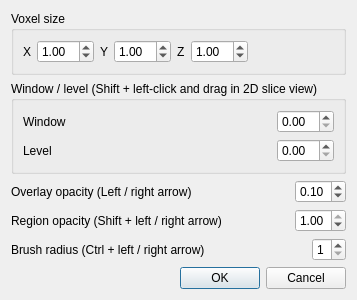
<?xml version="1.0" encoding="UTF-8"?>
<ui version="4.0">
 <class>SettingsDialog</class>
 <widget class="QDialog" name="SettingsDialog">
  <property name="geometry">
   <rect>
    <x>0</x>
    <y>0</y>
    <width>310</width>
    <height>279</height>
   </rect>
  </property>
  <property name="windowTitle">
   <string>Dialog</string>
  </property>
  <layout class="QVBoxLayout" name="verticalLayout">
   <item>
    <widget class="QGroupBox" name="groupBox">
     <property name="title">
      <string>Voxel size</string>
     </property>
     <layout class="QHBoxLayout" name="horizontalLayout">
      <item>
       <widget class="QLabel" name="label_6">
        <property name="sizePolicy">
         <sizepolicy hsizetype="Preferred" vsizetype="Preferred">
          <horstretch>0</horstretch>
          <verstretch>0</verstretch>
         </sizepolicy>
        </property>
        <property name="text">
         <string>X</string>
        </property>
       </widget>
      </item>
      <item>
       <widget class="QDoubleSpinBox" name="xSizeSpinBox">
        <property name="minimum">
         <double>0.100000000000000</double>
        </property>
        <property name="maximum">
         <double>10.000000000000000</double>
        </property>
        <property name="singleStep">
         <double>0.100000000000000</double>
        </property>
        <property name="value">
         <double>1.000000000000000</double>
        </property>
       </widget>
      </item>
      <item>
       <widget class="QLabel" name="label_7">
        <property name="sizePolicy">
         <sizepolicy hsizetype="Preferred" vsizetype="Preferred">
          <horstretch>0</horstretch>
          <verstretch>0</verstretch>
         </sizepolicy>
        </property>
        <property name="text">
         <string>Y</string>
        </property>
       </widget>
      </item>
      <item>
       <widget class="QDoubleSpinBox" name="ySizeSpinBox">
        <property name="minimum">
         <double>0.100000000000000</double>
        </property>
        <property name="maximum">
         <double>10.000000000000000</double>
        </property>
        <property name="singleStep">
         <double>0.100000000000000</double>
        </property>
        <property name="value">
         <double>1.000000000000000</double>
        </property>
       </widget>
      </item>
      <item>
       <widget class="QLabel" name="label_8">
        <property name="sizePolicy">
         <sizepolicy hsizetype="Preferred" vsizetype="Preferred">
          <horstretch>0</horstretch>
          <verstretch>0</verstretch>
         </sizepolicy>
        </property>
        <property name="text">
         <string>Z</string>
        </property>
       </widget>
      </item>
      <item>
       <widget class="QDoubleSpinBox" name="zSizeSpinBox">
        <property name="minimum">
         <double>0.100000000000000</double>
        </property>
        <property name="maximum">
         <double>10.000000000000000</double>
        </property>
        <property name="singleStep">
         <double>0.100000000000000</double>
        </property>
        <property name="value">
         <double>1.000000000000000</double>
        </property>
       </widget>
      </item>
      <item>
       <spacer name="horizontalSpacer">
        <property name="orientation">
         <enum>Qt::Horizontal</enum>
        </property>
        <property name="sizeHint" stdset="0">
         <size>
          <width>40</width>
          <height>20</height>
         </size>
        </property>
       </spacer>
      </item>
     </layout>
    </widget>
   </item>
   <item>
    <widget class="QGroupBox" name="groupBox_2">
     <property name="title">
      <string>Window / level (Shift + left-click and drag in 2D slice view)</string>
     </property>
     <layout class="QVBoxLayout" name="verticalLayout_2">
      <item>
       <layout class="QHBoxLayout" name="horizontalLayout_3">
        <item>
         <widget class="QLabel" name="label">
          <property name="sizePolicy">
           <sizepolicy hsizetype="Preferred" vsizetype="Preferred">
            <horstretch>0</horstretch>
            <verstretch>0</verstretch>
           </sizepolicy>
          </property>
          <property name="text">
           <string>Window</string>
          </property>
         </widget>
        </item>
        <item>
         <spacer name="horizontalSpacer_4">
          <property name="orientation">
           <enum>Qt::Horizontal</enum>
          </property>
          <property name="sizeHint" stdset="0">
           <size>
            <width>40</width>
            <height>20</height>
           </size>
          </property>
         </spacer>
        </item>
        <item>
         <widget class="QDoubleSpinBox" name="windowSpinBox"/>
        </item>
       </layout>
      </item>
      <item>
       <layout class="QHBoxLayout" name="horizontalLayout_6">
        <item>
         <widget class="QLabel" name="label_2">
          <property name="sizePolicy">
           <sizepolicy hsizetype="Preferred" vsizetype="Preferred">
            <horstretch>0</horstretch>
            <verstretch>0</verstretch>
           </sizepolicy>
          </property>
          <property name="text">
           <string>Level</string>
          </property>
         </widget>
        </item>
        <item>
         <spacer name="horizontalSpacer_6">
          <property name="orientation">
           <enum>Qt::Horizontal</enum>
          </property>
          <property name="sizeHint" stdset="0">
           <size>
            <width>40</width>
            <height>20</height>
           </size>
          </property>
         </spacer>
        </item>
        <item>
         <widget class="QDoubleSpinBox" name="levelSpinBox"/>
        </item>
       </layout>
      </item>
     </layout>
    </widget>
   </item>
   <item>
    <layout class="QHBoxLayout" name="horizontalLayout_5">
     <item>
      <widget class="QLabel" name="label_3">
       <property name="sizePolicy">
        <sizepolicy hsizetype="Preferred" vsizetype="Preferred">
         <horstretch>0</horstretch>
         <verstretch>0</verstretch>
        </sizepolicy>
       </property>
       <property name="text">
        <string>Overlay opacity (Left / right arrow)</string>
       </property>
      </widget>
     </item>
     <item>
      <spacer name="horizontalSpacer_3">
       <property name="orientation">
        <enum>Qt::Horizontal</enum>
       </property>
       <property name="sizeHint" stdset="0">
        <size>
         <width>40</width>
         <height>20</height>
        </size>
       </property>
      </spacer>
     </item>
     <item>
      <widget class="QDoubleSpinBox" name="overlaySpinBox">
       <property name="decimals">
        <number>2</number>
       </property>
       <property name="minimum">
        <double>0.000000000000000</double>
       </property>
       <property name="maximum">
        <double>1.000000000000000</double>
       </property>
       <property name="singleStep">
        <double>0.050000000000000</double>
       </property>
       <property name="value">
        <double>0.100000000000000</double>
       </property>
      </widget>
     </item>
    </layout>
   </item>
   <item>
    <layout class="QHBoxLayout" name="horizontalLayout_2">
     <item>
      <widget class="QLabel" name="label_4">
       <property name="sizePolicy">
        <sizepolicy hsizetype="Preferred" vsizetype="Preferred">
         <horstretch>0</horstretch>
         <verstretch>0</verstretch>
        </sizepolicy>
       </property>
       <property name="text">
        <string>Region opacity (Shift + left / right arrow)</string>
       </property>
      </widget>
     </item>
     <item>
      <spacer name="horizontalSpacer_2">
       <property name="orientation">
        <enum>Qt::Horizontal</enum>
       </property>
       <property name="sizeHint" stdset="0">
        <size>
         <width>40</width>
         <height>20</height>
        </size>
       </property>
      </spacer>
     </item>
     <item>
      <widget class="QDoubleSpinBox" name="opacitySpinBox">
       <property name="maximum">
        <double>1.000000000000000</double>
       </property>
       <property name="singleStep">
        <double>0.050000000000000</double>
       </property>
       <property name="value">
        <double>1.000000000000000</double>
       </property>
      </widget>
     </item>
    </layout>
   </item>
   <item>
    <layout class="QHBoxLayout" name="horizontalLayout_4">
     <item>
      <widget class="QLabel" name="label_9">
       <property name="sizePolicy">
        <sizepolicy hsizetype="Preferred" vsizetype="Preferred">
         <horstretch>0</horstretch>
         <verstretch>0</verstretch>
        </sizepolicy>
       </property>
       <property name="text">
        <string>Brush radius (Ctrl + left / right arrow) </string>
       </property>
      </widget>
     </item>
     <item>
      <spacer name="horizontalSpacer_5">
       <property name="orientation">
        <enum>Qt::Horizontal</enum>
       </property>
       <property name="sizeHint" stdset="0">
        <size>
         <width>40</width>
         <height>20</height>
        </size>
       </property>
      </spacer>
     </item>
     <item>
      <widget class="QSpinBox" name="brushRadiusSpinBox">
       <property name="minimum">
        <number>1</number>
       </property>
       <property name="maximum">
        <number>5</number>
       </property>
      </widget>
     </item>
    </layout>
   </item>
   <item>
    <spacer name="verticalSpacer">
     <property name="orientation">
      <enum>Qt::Vertical</enum>
     </property>
     <property name="sizeHint" stdset="0">
      <size>
       <width>20</width>
       <height>40</height>
      </size>
     </property>
    </spacer>
   </item>
   <item>
    <widget class="QDialogButtonBox" name="buttonBox">
     <property name="orientation">
      <enum>Qt::Horizontal</enum>
     </property>
     <property name="standardButtons">
      <set>QDialogButtonBox::Cancel|QDialogButtonBox::Ok</set>
     </property>
    </widget>
   </item>
  </layout>
 </widget>
 <resources/>
 <connections>
  <connection>
   <sender>buttonBox</sender>
   <signal>accepted()</signal>
   <receiver>SettingsDialog</receiver>
   <slot>accept()</slot>
   <hints>
    <hint type="sourcelabel">
     <x>248</x>
     <y>254</y>
    </hint>
    <hint type="destinationlabel">
     <x>157</x>
     <y>274</y>
    </hint>
   </hints>
  </connection>
  <connection>
   <sender>buttonBox</sender>
   <signal>rejected()</signal>
   <receiver>SettingsDialog</receiver>
   <slot>reject()</slot>
   <hints>
    <hint type="sourcelabel">
     <x>316</x>
     <y>260</y>
    </hint>
    <hint type="destinationlabel">
     <x>286</x>
     <y>274</y>
    </hint>
   </hints>
  </connection>
 </connections>
</ui>
